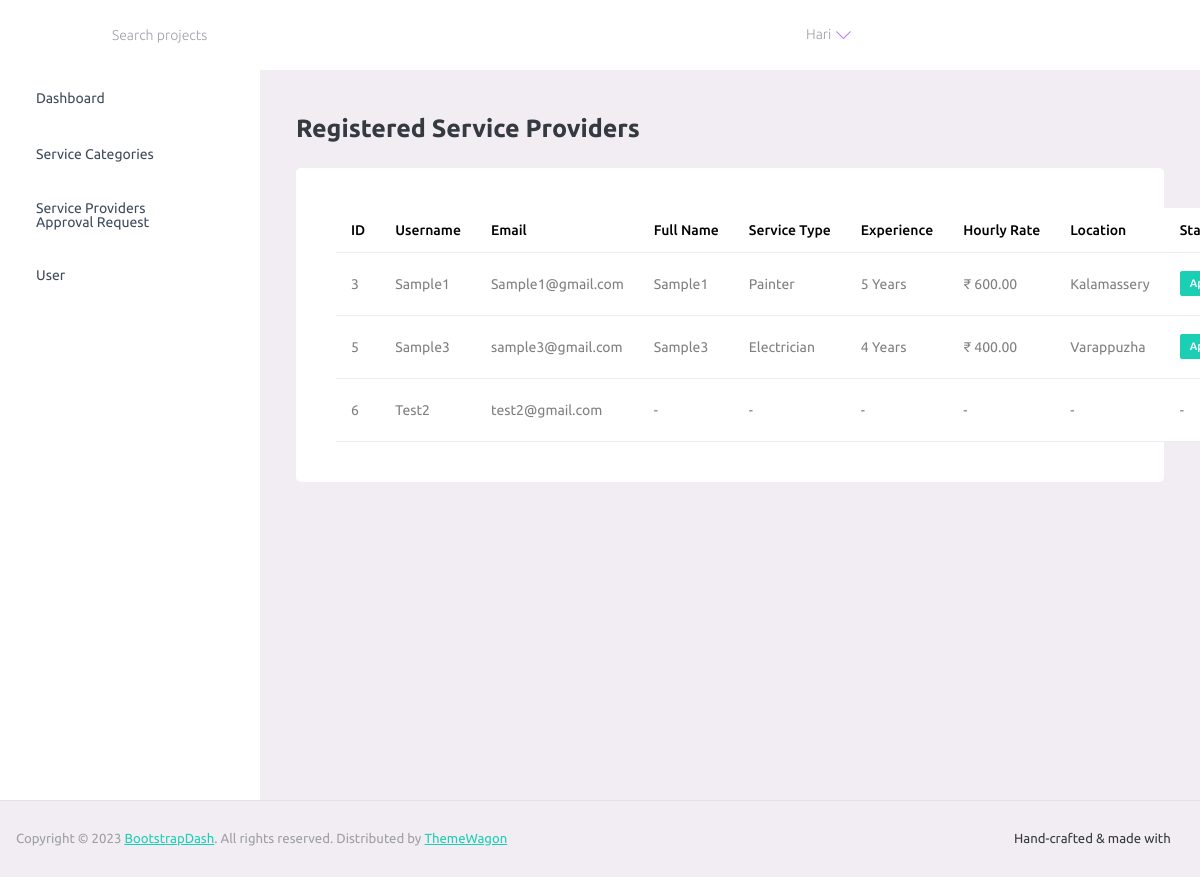
Page /FixPointAdmin/service_providers_details/ (signed in) on the earlier database version.
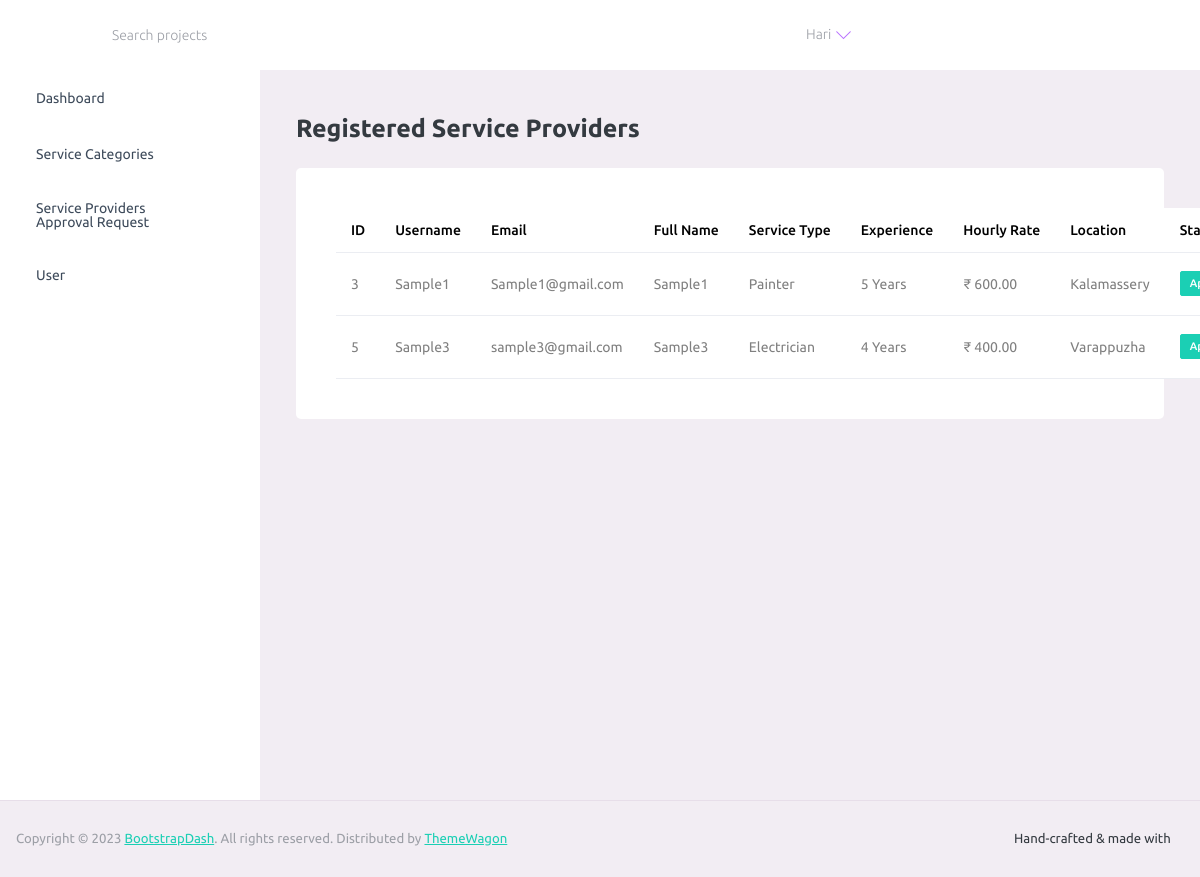
Same page on the later database version.
### UserApp/models.py (models this page shows, shortened)
class UserDb(models.Model):
    ROLE_CHOICES = (
        ('SERVICE_PROVIDER', 'Service Provider'),
        ('CUSTOMER', 'Customer'),
    )
    user = models.OneToOneField(
        User,
        on_delete=models.CASCADE,
        related_name="profile"
    )
    user_role = models.CharField(
        max_length=20,
        choices=ROLE_CHOICES
    )
    is_approved = models.BooleanField(default=False)

class ServiceProviderProfileDb(models.Model):
    APPROVAL_STATUS = (
        ('PENDING', 'Pending Approval'),
        ('APPROVED', 'Approved'),
        ('REJECTED', 'Rejected'),
    )
    user = models.OneToOneField(UserDb, on_delete=models.CASCADE)
    full_name = models.CharField(max_length=150)
    phone_number = models.CharField(max_length=15, null=True, blank=True)
    service_type = models.CharField(max_length=100)
    experience = models.PositiveIntegerField(default=0)
    hourly_rate = models.DecimalField(
        max_digits=8,
        decimal_places=2
    )
    location = models.CharField(max_length=150)
    latitude = models.DecimalField(
        max_digits=9,
        decimal_places=6,
        null=True,
        blank=True
    )
    longitude = models.DecimalField(
        max_digits=9,
        decimal_places=6,
        null=True,
        blank=True
    )
    is_available = models.BooleanField(default=True)
    approval_status = models.CharField(
        max_length=10,
        choices=APPROVAL_STATUS,
        default='PENDING'
    )
    profile_photo = models.ImageField(
        upload_to="provider_photos/",
        null=True,
        blank=True
    )
    rejection_reason = models.TextField(blank=True, null=True)
    created_at = models.DateTimeField(auto_now_add=True)

### AdminApp/views.py (the view)
# urls.py: path("service_providers_details/", views.service_providers_details, name="service_providers_details"),
@admin_required
def service_providers_details(request):
    providers = UserDb.objects.filter(
        user_role='SERVICE_PROVIDER'
    ).select_related('serviceproviderprofiledb')
    context = {
        "providers": providers
    }
    return render(request, "service-providers-details.html", context)

### AdminApp/views.py (called while the page is built)
def admin_required(view_func):
    @wraps(view_func)
    def _wrapped_view(request, *args, **kwargs):
        if not request.user.is_authenticated:
            return redirect("admin_login")
        if not request.user.is_superuser:
            return HttpResponseForbidden("Not allowed")
        return view_func(request, *args, **kwargs)
    return _wrapped_view

### AdminApp/templates/service-providers-details.html (shortened to what this page needs)
{% extends 'base.html' %}
{% load static %}
{% block content %}
<div class="content-wrapper">
    <div class="row">
        <div class="col-12">
            <h3 class="mb-4 font-weight-bold">Registered Service Providers</h3>
        </div>
    </div>
    <div class="card">
        <div class="card-body">
            <table class="table table-hover">
                <thead>
                    <tr>
                        <th>ID</th>
                        <th>Username</th>
                        <th>Email</th>
                        <th>Full Name</th>
                        <th>Service Type</th>
                        <th>Experience</th>
                        <th>Hourly Rate</th>
                        <th>Location</th>
                        <th>Status</th>
                    </tr>
                </thead>
                <tbody>
                    {% for user in providers %}
                    <tr>
                        <td>{{ user.id }}</td>
                        <td>{{ user.user.username|default:"-" }}</td>
                        <td>{{ user.user.email|default:"-" }}</td>
                        <td>
                            {% if user.serviceproviderprofiledb %}
                            {{ user.serviceproviderprofiledb.full_name|default:"-" }}
                            {% else %}
                            -
                            {% endif %}
                        </td>
                        <td>
                            {% if user.serviceproviderprofiledb %}
                            {{ user.serviceproviderprofiledb.service_type|default:"-" }}
                            {% else %}
                            -
                            {% endif %}
                        </td>
                        <td>
                            {% if user.serviceproviderprofiledb and user.serviceproviderprofiledb.experience %}
                            {{ user.serviceproviderprofiledb.experience }} Years
                            {% else %}
                            -
                            {% endif %}
                        </td>
                        <td>
                            {% if user.serviceproviderprofiledb and user.serviceproviderprofiledb.hourly_rate %}
                            ₹ {{ user.serviceproviderprofiledb.hourly_rate }}
                            {% else %}
                            -
                            {% endif %}
                        </td>
                        <td>
                            {% if user.serviceproviderprofiledb %}
                            {{ user.serviceproviderprofiledb.location|default:"-" }}
                            {% else %}
                            -
                            {% endif %}
                        </td>
                        <td>
                            {% if user.serviceproviderprofiledb %}
                            {% if user.serviceproviderprofiledb.approval_status == "APPROVED" %}
                            <span class="badge badge-success">Approved</span>
                            {% elif user.serviceproviderprofiledb.approval_status == "REJECTED" %}
                            <span class="badge badge-danger">Rejected</span>
                            {% else %}
                            <span class="badge badge-warning">Pending</span>
                            {% endif %}
                            {% else %}
                            -
                            {% endif %}
                        </td>
                    </tr>
                    {% endfor %}
                </tbody>
            </table>
        </div>
    </div>
</div>
{% endblock %}

### AdminApp/templates/base.html (shortened to what this page needs)
<!DOCTYPE html>
{% load static %}
<html lang="en">
<head>
    <link rel="stylesheet" href="{% static 'admin_app_assets/vendors/mdi/css/materialdesignicons.min.css' %}">
    <link rel="stylesheet" href="{% static 'admin_app_assets/vendors/ti-icons/css/themify-icons.css' %}">
    <link rel="stylesheet" href="{% static 'admin_app_assets/vendors/css/vendor.bundle.base.css' %}">
    <link rel="stylesheet" href="{% static 'admin_app_assets/vendors/font-awesome/css/font-awesome.min.css' %}">
    <link rel="stylesheet" href="{% static 'admin_app_assets/vendors/font-awesome/css/font-awesome.min.css' %}">
    <link rel="stylesheet"
        href="{% static 'admin_app_assets/vendors/bootstrap-datepicker/bootstrap-datepicker.min.css' %}">
    <link rel="stylesheet" href="{% static 'admin_app_assets/css/style.css' %}">
</head>
<body>
    <div class="container-scroller">
        <nav class="navbar default-layout-navbar col-lg-12 col-12 p-0 fixed-top d-flex flex-row">
            <div class="navbar-menu-wrapper d-flex align-items-stretch">
                <button class="navbar-toggler navbar-toggler align-self-center" type="button" data-toggle="minimize">
                    <span class="mdi mdi-menu"></span>
                </button>
                <div class="search-field d-none d-md-block">
                    <form class="d-flex align-items-center h-100" action="#">
                        <div class="input-group">
                            <div class="input-group-prepend bg-transparent">
                                <i class="input-group-text border-0 mdi mdi-magnify"></i>
                            </div>
                            <input type="text" class="form-control bg-transparent border-0"
                                placeholder="Search projects">
                        </div>
                    </form>
                </div>
                <ul class="navbar-nav navbar-nav-right">
                    <li class="nav-item d-none d-lg-block full-screen-link">
                        <a class="nav-link">
                            <i class="mdi mdi-fullscreen" id="fullscreen-button"></i>
                        </a>
                    </li>
                    {% if request.user.is_authenticated and request.user.is_superuser %}
                    <li class="nav-item nav-profile dropdown">
                        <a class="nav-link dropdown-toggle" id="profileDropdown" href="#" data-bs-toggle="dropdown"
                            aria-expanded="false">
                            <i class="mdi mdi-account-circle mdi-24px"></i>
                            <span class="ms-2">{{ request.user.username }}</span>
                        </a>
                    </li>
                    {% endif %}
                    <li class="nav-item nav-settings d-none d-lg-block">
                        <a class="nav-link" href="#">
                            <i class="mdi mdi-format-line-spacing"></i>
                        </a>
                    </li>
                </ul>
            </div>
        </nav>
        <div class="container-fluid page-body-wrapper">
            <nav class="sidebar sidebar-offcanvas" id="sidebar">
                <ul class="nav">
                    <li class="nav-item">
                        <a class="nav-link" href="{% url 'dashboard' %}">
                            <span class="menu-title">Dashboard</span>
                            <i class="mdi mdi-home menu-icon"></i>
                        </a>
                    </li>
                    <li class="nav-item">
                        <a class="nav-link" data-bs-toggle="collapse" href="#category-dropdown" aria-expanded="false"
                            aria-controls="ui-basic">
                            <span class="menu-title">Service Categories</span>
                            <i class="menu-arrow"></i>
                            <i class="mdi mdi-account-wrench menu-icon"></i>
                        </a>
                    </li>
                    <li class="nav-item">
                        <a class="nav-link" data-bs-toggle="collapse" href="#provider-dropdown" aria-expanded="false"
                            aria-controls="provider-dropdown">
                            <span class="menu-title">Service Providers Approval Request</span>
                            <i class="menu-arrow"></i>
                            <i class="mdi mdi-account-group menu-icon"></i>
                        </a>
                    </li>
                    <li class="nav-item">
                        <a class="nav-link" data-bs-toggle="collapse" href="#user-dropdown" aria-expanded="false"
                            aria-controls="provider-dropdown">
                            <span class="menu-title">User</span>
                            <i class="menu-arrow"></i>
                            <i class="mdi mdi-account-group menu-icon"></i>
                        </a>
                    </li>
                </ul>
            </nav>
            <div class="main-panel">
                {% block content %}
                {% endblock %}
            </div>
        </div>
        <footer class="footer">
            <div class="d-sm-flex justify-content-center justify-content-sm-between">
                <span class="text-muted text-center text-sm-left d-block d-sm-inline-block">Copyright © 2023 <a
                        href="https://www.bootstrapdash.com/" target="_blank">BootstrapDash</a>. All rights reserved.
                    Distributed by <a href="http://themewagon.com" target="_blank">ThemeWagon</a></span>
                <span class="float-none float-sm-right d-block mt-1 mt-sm-0 text-center">Hand-crafted & made with <i
                        class="mdi mdi-heart text-danger"></i></span>
            </div>
        </footer>
    </div>
</body>
</html>

Differences in the rows shown:
removed UserDb: id "6", user.username "Test2", user.email "test2@gmail.com"
